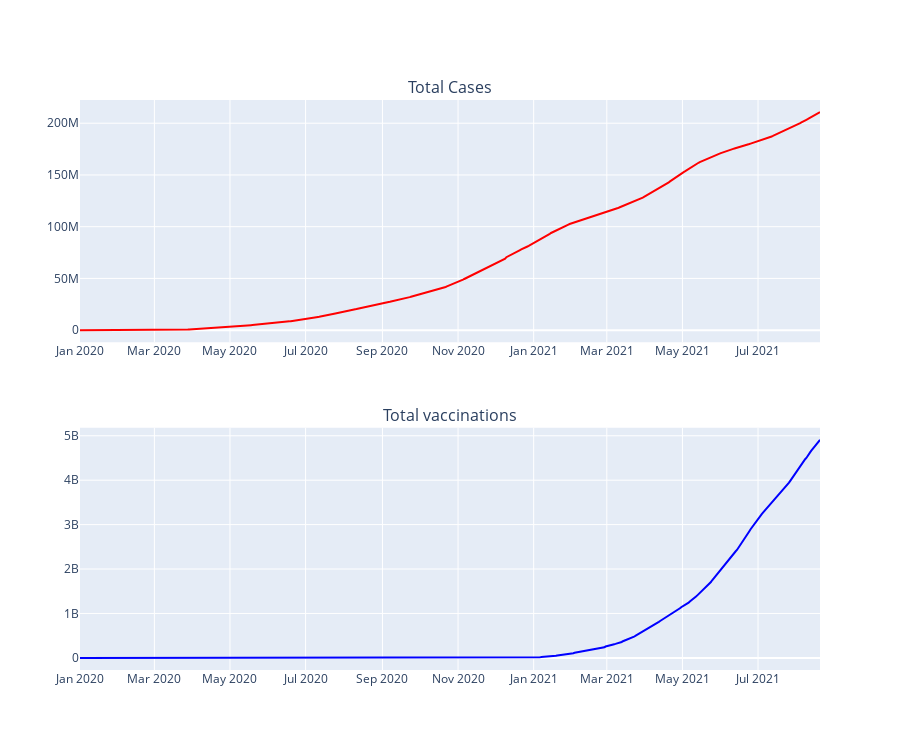

The code cell stored with this chart in its notebook:
### Code cell
fig = make_subplots(rows=2, cols=1, subplot_titles=("Total Cases", "Total vaccinations"), vertical_spacing=0.15)

fig.add_trace(
    go.Scatter(x=total_cases.index, y=total_cases, line_color="red"),
    row=1, col=1
)
fig.add_trace(
    go.Scatter(x=total_vacs.index, y=total_vacs, line_color="blue"),
    row=2, col=1
)

fig.update_layout(height=750, showlegend=False)

### Figure 1 — Plotly figure (JSON) as saved in the notebook; plotly's stock layout.template omitted (floating-point values rounded to 4 significant figures; data arrays with more than 128 entries replaced by an {"elided": "..."} marker saying what was removed)
{"data": [{"line": {"color": "red"}, "type": "scatter", "x": {"elided": "598 str values"}, "xaxis": "x", "y": {"elided": "598 int values"}, "yaxis": "y"}, {"line": {"color": "blue"}, "type": "scatter", "x": {"elided": "598 str values"}, "xaxis": "x2", "y": {"elided": "598 int values"}, "yaxis": "y2"}], "layout": {"annotations": [{"font": {"size": 16}, "showarrow": false, "text": "Total Cases", "x": 0.5, "xanchor": "center", "xref": "paper", "y": 1, "yanchor": "bottom", "yref": "paper"}, {"font": {"size": 16}, "showarrow": false, "text": "Total vaccinations", "x": 0.5, "xanchor": "center", "xref": "paper", "y": 0.425, "yanchor": "bottom", "yref": "paper"}], "height": 750, "showlegend": false, "xaxis": {"anchor": "y", "domain": [0, 1]}, "xaxis2": {"anchor": "y2", "domain": [0, 1]}, "yaxis": {"anchor": "x", "domain": [0.575, 1]}, "yaxis2": {"anchor": "x2", "domain": [0, 0.425]}}}
